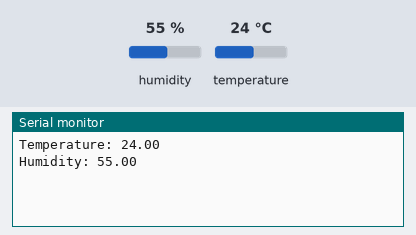
Recording of a program running on a simulated Arduino Mega 2560, built with avr-gcc and run on an emulated ATmega2560. Shown: the last lines printed to the serial monitor. The inputs (shaded band) are chosen by the test bench; at power-on: humidity 55 %, temperature 24 °C. WiFi joins after 1.5 s; servers stay silent unless stated; no MQTT or app messages arrive unless stated.

Above: at 1.2 s.
1.3 s: humidity set to 22 %
At 3.9 s:
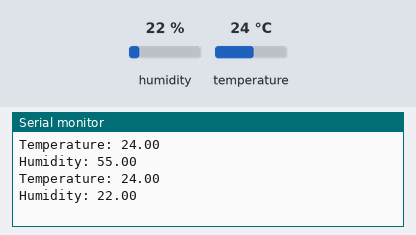
4.6 s: temperature set to 12 °C
At 5.6 s:
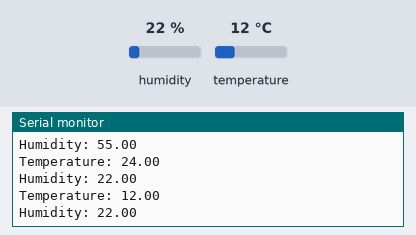
7.9 s: humidity set to 40 %
At 11.2 s:
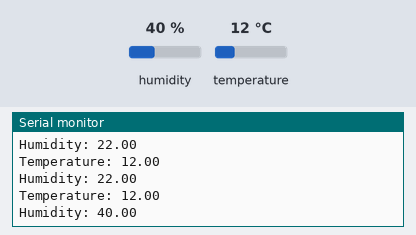
Timing chart, 0 to 12.7 s (numbered marks = the images above; inputs shaded):
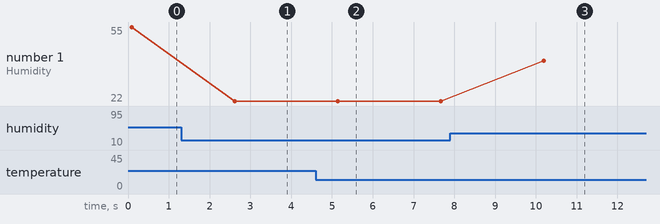

Measured:
- after the input at 1.3 s, the serial monitor: prints a new line after 1.3 s (image 1)
- after the input at 4.6 s, the serial monitor: prints a new line after 0.52 s (image 2)
- after the input at 7.9 s, the serial monitor: prints a new line after 2.3 s (image 3)
- plotted number 1: 55 → 22 after the input at 1.3 s, 22 → 40 after the input at 7.9 s

The program:

main.cpp
```cpp
#include <Arduino.h>
#include <SimpleDHT.h>
#include <SPI.h>
#include <Ethernet.h>
#include <PubSubClient.h>
// #include <SRAM.h>

int pinDHT11 = 2;
SimpleDHT11 dht11(pinDHT11);

char tempString[8];
char humString[8];

// Update these with values suitable for your network.
byte mac[]    = {  0xDE, 0xED, 0xBA, 0xFE, 0xFE, 0xED };
IPAddress ip(192, 168, 69, 60);
IPAddress server(172, 105, 246, 197);

EthernetClient ethClient;
PubSubClient client(server, 1883, ethClient);

void reconnect() {
  // Loop until we're reconnected
  while (!client.connected()) {
    Serial.print("Attempting MQTT connection...");
    // Attempt to connect
    if (client.connect("arduinoClient")) {
      Serial.println("connected");
    } else {
      Serial.print("failed, rc=");
      Serial.print(client.state());
      Serial.println(" try again in 5 seconds");
      // Wait 5 seconds before retrying
      delay(5000);
    }
  }
}

void setup()
{
  Ethernet.begin(mac, ip);
  if (client.connect("arduinoClient")) {
    Serial.print("Doulepse to papari");
  }

  // sram.begin();
  // sram.seek(1);

  Serial.begin(9600);

}

void loop()
{
  if (!client.connected()) {
    reconnect();
  }
  client.loop();
  float temperature = 0;
  float humidity = 0;
  int err = SimpleDHTErrSuccess;
  if ((err = dht11.read2(&temperature, &humidity, NULL)) != SimpleDHTErrSuccess) {
    Serial.print("Read DHT22 failed, err="); Serial.print(SimpleDHTErrCode(err));
    Serial.print(","); Serial.println(SimpleDHTErrDuration(err)); delay(2000);
    return;
    }
  // Serial.print("Sample OK: ");
  // Serial.print((float)temperature); Serial.print(" *C, ");
  // Serial.print((float)humidity); Serial.println(" RH%");

  dtostrf(temperature, 1, 2, tempString);
  Serial.print("Temperature: ");
  Serial.println(tempString);
  client.publish("arduino/temperature", tempString);


  dtostrf(humidity, 1, 2, humString);
  Serial.print("Humidity: ");
  Serial.println(humString);
  client.publish("arduino/humidity", humString);

  // DHT11 sampling rate is 0.5HZ.
  delay(2500);
}
```
